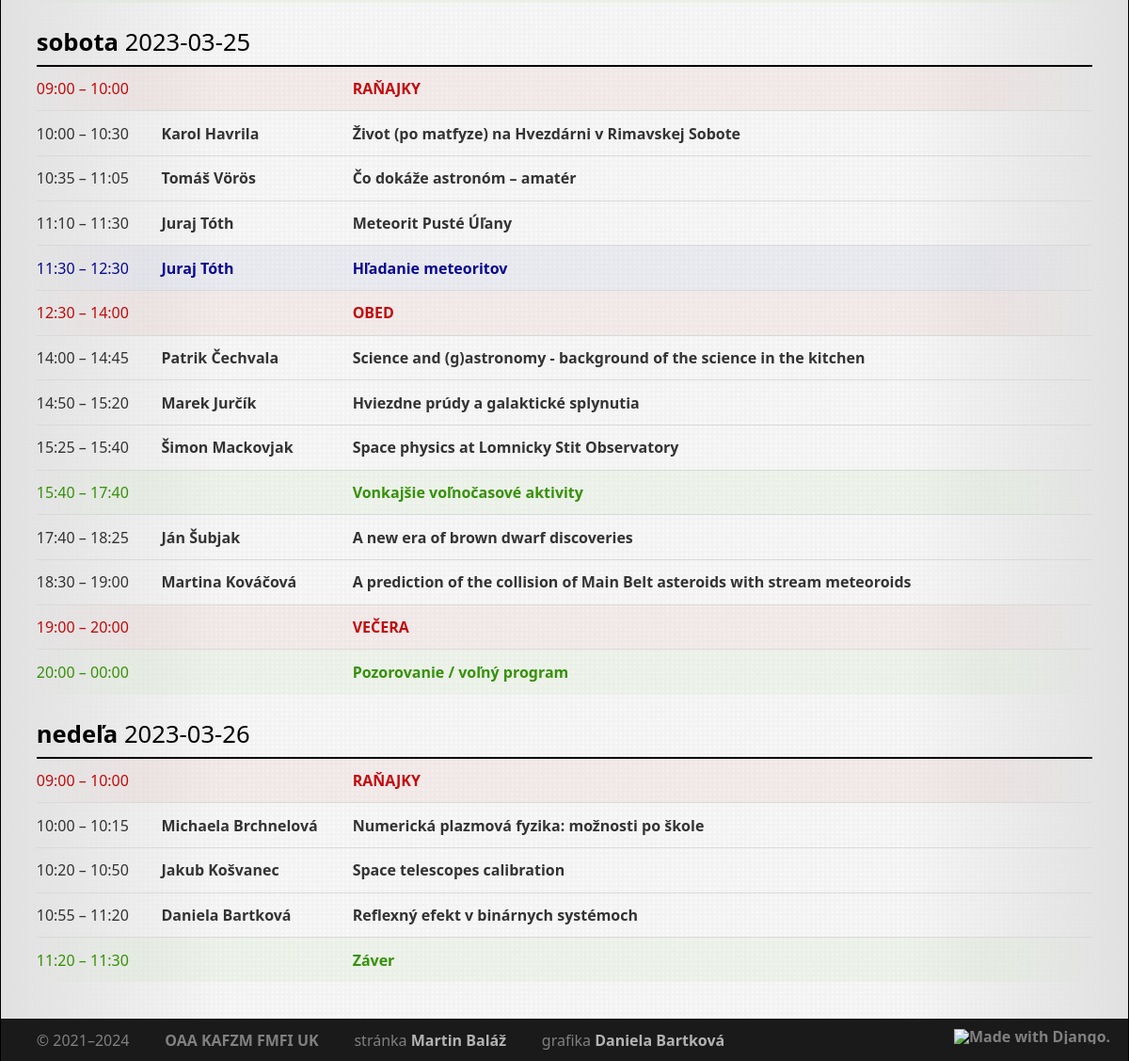
Page /2023/ (lower part) on the earlier database version.
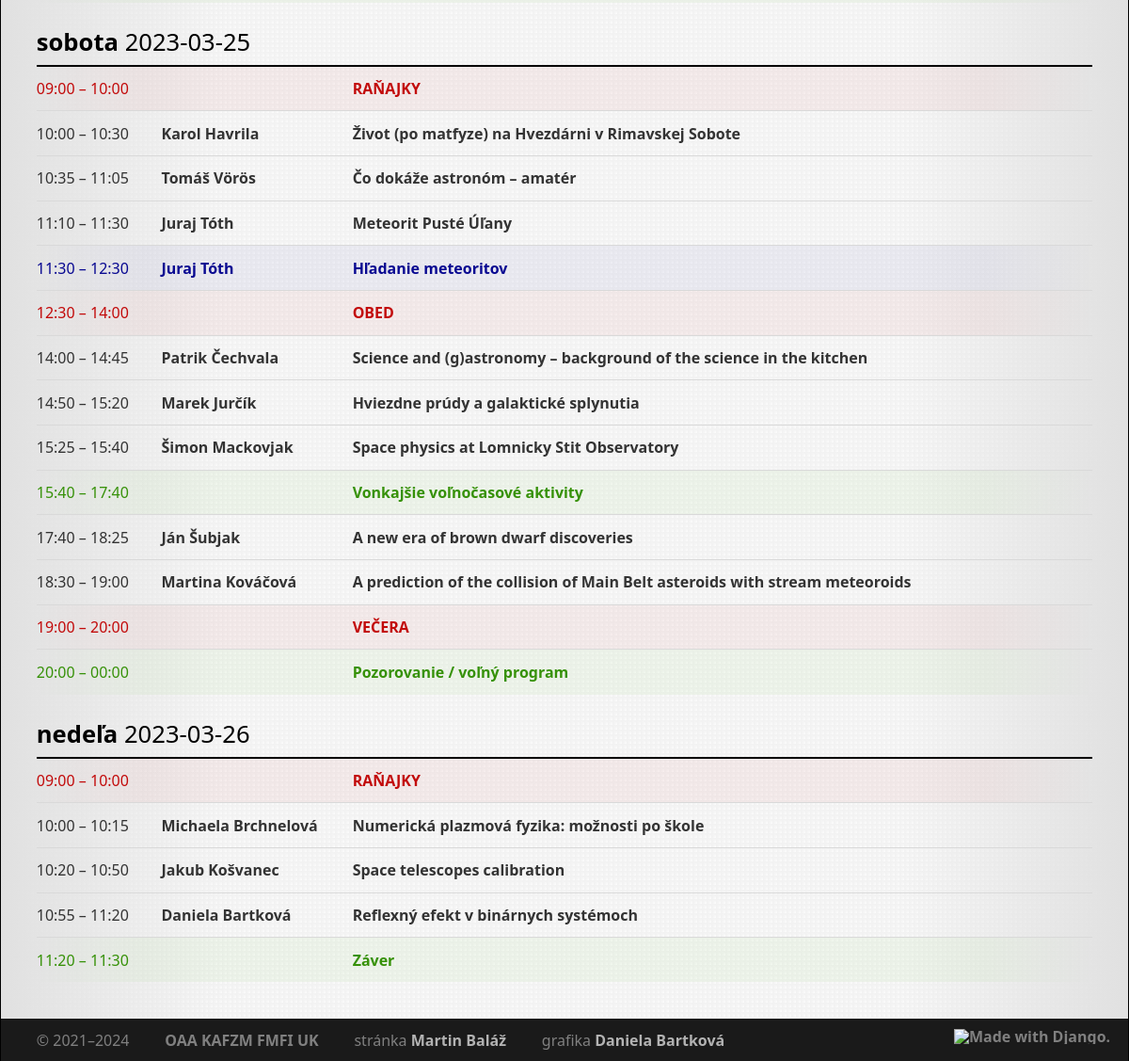
Same page on the later database version.
### core/models/slot.py (models this page shows, shortened)
class Slot(models.Model):
    class Meta:
        ordering = ['start', 'duration']
        verbose_name = 'slot'
        verbose_name_plural = 'sloty'
    objects = SlotQuerySet.as_manager()
    CATEGORY_TALK = 'T'
    CATEGORY_WORKSHOP = 'W'
    CATEGORY_MEAL = 'M'
    CATEGORY_OTHER = 'O'
    CATEGORIES = [
        (CATEGORY_TALK, 'Prednáška'),
        (CATEGORY_WORKSHOP, 'Workshop'),
        (CATEGORY_MEAL, 'Jedlo'),
        (CATEGORY_OTHER, 'Ostatné'),
    ]
    title = models.CharField(blank=True, max_length=256, verbose_name='názov')
    abstract = models.TextField(blank=True, max_length=4096, verbose_name='abstrakt')
    start = models.DateTimeField(null=True, blank=True, verbose_name='začiatok')
    duration = models.PositiveIntegerField(null=False, verbose_name='dĺžka (min)')
    note = models.CharField(blank=True, max_length=256, verbose_name='poznámka')
    person = models.ManyToManyField('Participant', related_name='slots', blank=True, verbose_name='účastník')
    event = models.ForeignKey('Event', null=True, blank=True, related_name='slots', on_delete=models.CASCADE,
                              verbose_name='workshop')
    category = models.CharField(max_length=1, choices=CATEGORIES, default=CATEGORY_TALK, verbose_name='kategória')
    online = models.BooleanField(null=False, blank=False, default=False, verbose_name='online')
    presentation = models.FileField(
        null=True,
        blank=True,
        upload_to=presentation_filename,
        verbose_name='prezentácia (PDF)'
    )
    video = models.URLField(max_length=100, null=True, blank=True, verbose_name='URL videa')
    def sorted_authors(self):
        return sorted(
            self.people, key=lambda x: unicodedata.normalize('NFKD', x.last_name)
        )

### core/views/slot.py (the view)
# urls.py: path('', slot.ProgrammeView.as_view(), name='default'),
class ProgrammeView(ViewWithEvents, django.views.generic.ListView):
    model = core.models.Slot
    context_object_name = 'slots'
    template_name = 'core/programme.html'
    def get_queryset(self):
        self.event = django.shortcuts.get_object_or_404(core.models.Event,
                                                        code=self.kwargs.get('year', datetime.date.today().year))
        qs = self.model.objects \
            .with_people() \
            .filter(event__code=self.event.code) \
            .annotate(
                date=TruncDay('start'),
            ) \
            .order_by('start', 'duration')
        if self.request.user.is_staff:
            return qs
        else:
            return qs.filter(event__visible=True)
    def get_context_data(self, **kwargs):
        return super().get_context_data(**kwargs) | {
            'current_event': self.event,
        }

### core/models/affiliation.py (called while the page is built)
    def with_institute(self):
        return self.prefetch_related(
            Prefetch(
                'institute'
            )
        )

### core/models/event.py (called while the page is built)
    def for_user(self, user):
        qs = super().get_queryset()
        if user.is_staff:
            return qs
        else:
            return qs.only_visible()

    def only_visible(self):
        return self.filter(visible=True)

### core/models/participant.py (called while the page is built)
    def with_current_affiliations(self, date: datetime.date = None):
        date = date or datetime.date.today()
        return self.prefetch_related(
            Prefetch(
                'affiliation',
                queryset=Affiliation.objects.with_institute().filter(
                    Q(start__lte=date) | Q(start__isnull=True),
                    Q(end__gte=date) | Q(end__isnull=True)
                ),
                to_attr='current_affiliations',
            ),
        )

    def with_full_name(self):
        return self.annotate(full_name=Concat('last_name', Value(', '), 'first_name'))

    def get_queryset(self):
        return super().get_queryset().annotate(full_name=Concat('last_name', Value(', '), 'first_name'))

    def get_natural_name(self):
        return f"{self.first_name} {self.last_name}"

### core/templates/core/programme.html (shortened to what this page needs)
{% extends 'core/base.html' %}
{% load astro tz %}
{% block page %}
    <table class="programme">
        {% regroup slots by date as slots_date %}
        {% for day, slots_day in slots_date %}
            <tr>
                <th class="day" colspan="4">
                    {% if day is None %}
                        <span class="dow">nezaradené</span>
                    {% else %}
                        <a href="{% url 'programme-day' day.year day.month day.day %}">
                            <span class="dow">{{ day|date:"l" }}</span>
                            <span class="ymd">{{ day|date:"Y-m-d"|replace:"#-#&dash;" }}</span>
                        </a>
                    {% endif %}
                </th>
            </tr>
            {% for slot in slots_day %}
                <tr class="category-{{ slot.category }}{% if forloop.last %} last{% endif %}">
                    <td class="time">
                        {{ slot.start|timezone:"Europe/Bratislava"|time:"H:i" }}
                        {% if slot.start and slot.duration > 0 %}
                            &ndash;&nbsp;{{ slot.start|add_minutes:slot.duration|timezone:"Europe/Bratislava"|time:"H:i" }}
                        {% endif %}
                    </td>
                    <td class="person">
                        {% for person in slot.sorted_authors %}
                            <a href="{% url 'participant' person.username %}">{{ person.get_natural_name }}</a>
                        {% endfor %}
                    </td>
                    <td class="title">
                        <a href="{% url 'slot' id=slot.id %}">{{ slot.title }}</a>
                    </td>
                </tr>
            {% endfor %}
        {% empty %}
            <span class="empty">V tento deň sa nekoná žiadna akcia.</span>
        {% endfor %}
    </table>
{% endblock page %}

Differences in the rows shown:
changed Slot: title "Science and (g)astronomy - background of the science in the kitchen" → "Science and (g)astronomy – background of the science in the kitchen"
